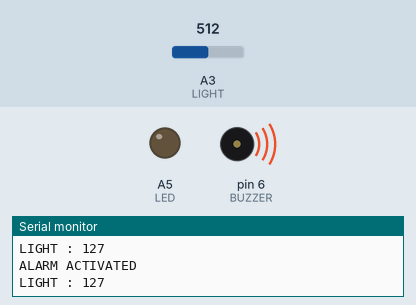
A sketch run on a simulated Arduino Uno, built with avr-gcc and run on an emulated ATmega328P. Parts: output pins drawn as LEDs (lit = HIGH), buzzer (waves = sounding), the last lines printed to the serial monitor. The inputs (shaded band) are chosen by the test bench; at power-on: A3 (LIGHT) = 512.

Above: at 1.8 s.
1.9 s: A3 (LIGHT) set to 420
3.4 s: A3 (LIGHT) set to 389
At 4.6 s:
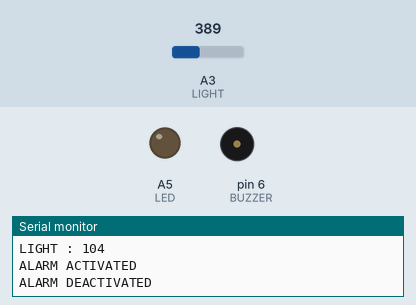
5.5 s: A3 (LIGHT) set to 716
At 7.2 s:
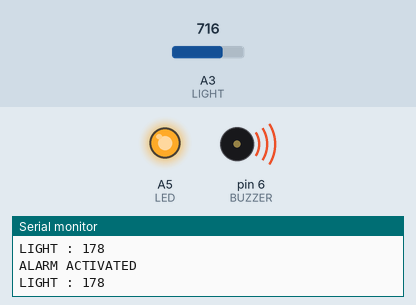
7.5 s: A3 (LIGHT) set to 522
9.2 s: A3 (LIGHT) set to 502
At 10.5 s:
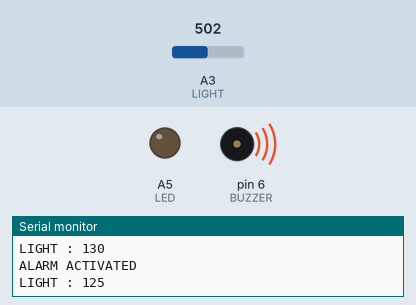
11.5 s: A3 (LIGHT) set to 306
At 13.3 s:
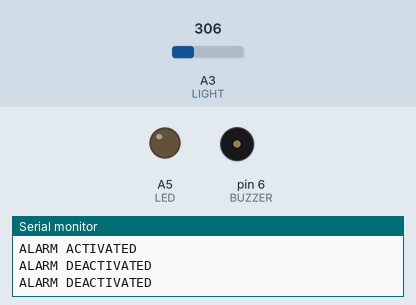
Timing chart, 0 to 14.5 s (numbered marks = the images above; inputs shaded):
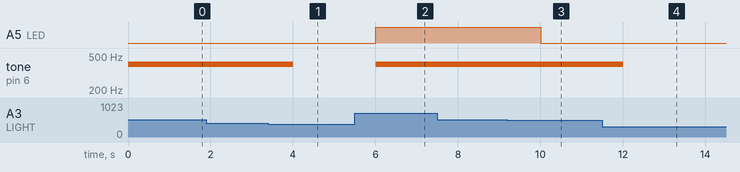

The sketch:

day_4_Ambient_Light_Sensor_BUZZER.ino
```cpp
#define LIGHT A3
#define LED A5
#define BUZZER 6
void setup() {
  Serial.begin(9600);
  pinMode(LIGHT, INPUT);
  pinMode(LED, OUTPUT);
  pinMode(BUZZER, OUTPUT);
}

void loop() {
  // Read ambient light sensor

  int value = analogRead(LIGHT);
  int data = map(value, 0,1023,0, 255);
/*
  Serial.print("LIGHT : ");
  Serial.println(data);

  analogWrite(LED,data);
  */
  if(data>100){
    tone(BUZZER,400);
    Serial.print("LIGHT : ");
    Serial.println(data);
    analogWrite(LED,data);

    delay(1000);
    Serial.println("ALARM ACTIVATED");
  }
  else{
    noTone(BUZZER);
    analogWrite(LED,data);
    Serial.println("ALARM DEACTIVATED");
    delay(1000);
  }

}
```

Measured:
- the behaviour switches between 406 and 405 on A3 (LIGHT) (found by bisection; images 0 and 1)
- the behaviour switches between 514 and 513 on A3 (LIGHT) (found by bisection; images 2 and 3)
- after the input at 3.4 s, tone on pin 6 (BUZZER): 400 Hz → silent after 0.60 s
- after the input at 5.5 s, A5 (LED): LOW → HIGH after 0.50 s; tone on pin 6 (BUZZER): silent → 400 Hz after 0.50 s
- after the input at 9.2 s, A5 (LED): HIGH → LOW after 0.81 s
- after the input at 11.5 s, tone on pin 6 (BUZZER): 400 Hz → silent after 0.51 s
